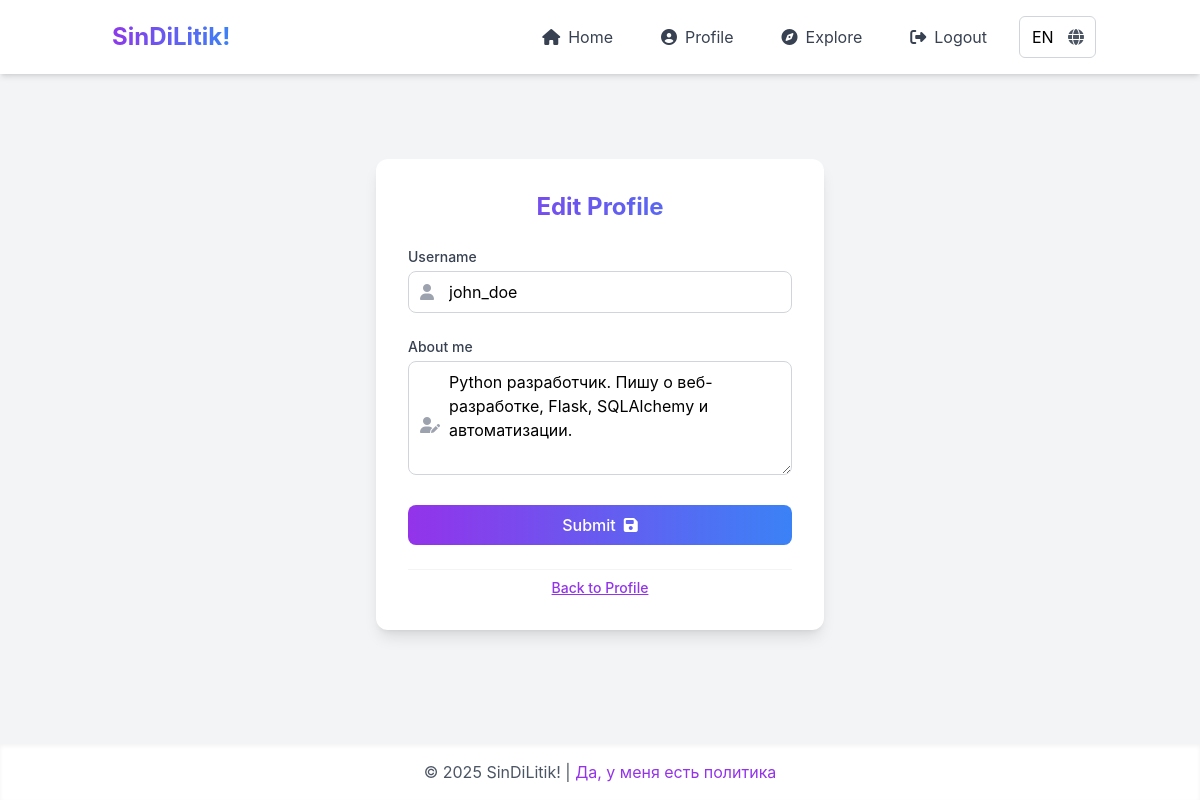
Screenshot of /edit_profile (signed in) with the database file from the repository.
### app/models.py (models this page shows, shortened)
class PaginatedAPIMixin(object):
    @staticmethod
    def to_collection_dict(query, page, per_page, endpoint, **kwargs):
        resources = db.paginate(query, page=page, per_page=per_page,
                                error_out=False)
        data = {
            'items': [item.to_dict() for item in resources.items],
            '_meta': {
                'page': page,
                'per_page': per_page,
                'total_pages': resources.pages,
                'total_items': resources.total
            },
            '_links': {
                'self': url_for(endpoint, page=page, per_page=per_page,
                                **kwargs),
                'next': url_for(endpoint, page=page + 1, per_page=per_page,
                                **kwargs) if resources.has_next else None,
                'prev': url_for(endpoint, page=page - 1, per_page=per_page,
                                **kwargs) if resources.has_prev else None
            }
        }
        return data

class User(PaginatedAPIMixin, UserMixin, db.Model):
    tablename = 'users'
    id: so.Mapped[int] = so.mapped_column(primary_key=True)
    username: so.Mapped[str] = so.mapped_column(sa.String(64), index=True, unique=True)
    email: so.Mapped[str] = so.mapped_column(sa.String(60), index=True, unique=True)
    password_hash: so.Mapped[Optional[str]] = so.mapped_column(sa.String(256))
    posts: so.WriteOnlyMapped['Post'] = so.relationship(back_populates='author')
    about_me: so.Mapped[Optional[str]] = so.mapped_column(sa.String(140))
    last_seen: so.Mapped[Optional[datetime]] = so.mapped_column(default=lambda: datetime.now(timezone.utc))
    token: so.Mapped[Optional[str]] = so.mapped_column(sa.String(32), index=True, unique=True)
    token_expiration: so.Mapped[Optional[datetime]]
    following: so.WriteOnlyMapped['User'] = so.relationship(
        secondary=followers,
        primaryjoin=(followers.c.follower_id == id),
        secondaryjoin=(followers.c.followed_id == id),
        back_populates='followers'
    )
    followers: so.WriteOnlyMapped['User'] = so.relationship(
        secondary=followers,
        primaryjoin=(followers.c.followed_id == id),
        secondaryjoin=(followers.c.follower_id == id),
        back_populates='following'
    )

### app/routes.py (the view)
@app.route('/edit_profile', methods=['GET', 'POST'])
@login_required
def edit_profile():
    form = EditProfileForm(current_user.username)
    if form.validate_on_submit():
        current_user.username = form.username.data
        current_user.about_me = form.about_me.data
        db.session.commit()
        flash(_('Your changes have been saved.'))
        return redirect(url_for('edit_profile'))
    elif request.method == 'GET':
        form.username.data = current_user.username
        form.about_me.data = current_user.about_me
    return render_template('edit_profile.html', title='Edit Profile', form=form)

### app/forms.py (shortened to what this page needs)
class EditProfileForm(FlaskForm):
    username = StringField(_l('Username'), validators=[DataRequired()])
    about_me = TextAreaField(_l('About me'), validators=[Length(min=0, max=140)])
    submit = SubmitField(_l('Submit'))
    def __init__(self, original_username, *args, **kwargs):
        super().__init__(*args, **kwargs)
        self.original_username = original_username

### app/__init__.py (called while the page is built)
def get_locale():
    if 'language' in session:
        return session['language']
    return request.accept_languages.best_match(app.config['LANGUAGES'])

@app.context_processor
def inject_view_args():
    return {
        'view_args': request.view_args if request else {}
    }

### app/models.py (called while the page is built)
@login.user_loader
def load_user(id):
    return db.session.get(User, int(id))

### app/routes.py (called while the page is built)
@app.context_processor
def inject_timezone():
    return dict(timezone=timezone, datetime=datetime)

@app.before_request
def before_request():
    if current_user.is_authenticated:
        current_user.last_seen = datetime.now(timezone.utc)
        db.session.commit()
        g.locale = str(get_locale())

@app.context_processor
def inject_lang():
    return {
        'current_lang': session.get('language', 'en')
    }

### app/templates/edit_profile.html (shortened to what this page needs)
{% extends "base.html" %}
{% block content %}
    <div class="flex justify-center items-center min-h-[calc(100vh-16rem)]">
        <div class="w-full max-w-md bg-white rounded-xl shadow-lg p-8 space-y-6 transition-all duration-300 hover:shadow-xl">
            <h1 class="text-2xl font-bold text-center text-transparent bg-clip-text bg-gradient-to-r from-purple-600 to-blue-500">
            </h1>
            <form action="" method="post" class="space-y-6">
                <div class="space-y-1">
                    {{ form.username.label(class="block text-sm font-medium text-gray-700") }}
                    <div class="relative">
                        <div class="absolute inset-y-0 left-0 pl-3 flex items-center pointer-events-none text-gray-400">
                        </div>
                        {{ form.username(class="w-full pl-10 px-4 py-2 rounded-lg border border-gray-300 focus:ring-2 focus:ring-purple-300 focus:border-purple-500 transition-shadow outline-none") }}
                    </div>
                </div>
                <div class="space-y-1">
                    {{ form.about_me.label(class="block text-sm font-medium text-gray-700") }}
                    <div class="relative">
                        <div class="absolute inset-y-0 left-0 pl-3 pt-2 flex items-center pointer-events-none text-gray-400">
                        </div>
                        {{ form.about_me(class="w-full pl-10 px-4 py-2 rounded-lg border border-gray-300 focus:ring-2 focus:ring-purple-300 focus:border-purple-500 transition-shadow outline-none", rows=4) }}
                    </div>
                </div>
                <div class="text-center">
                    <button type="submit"
                            class="relative w-full inline-flex items-center justify-center px-4 py-2 rounded-lg text-white font-medium overflow-hidden group">
                        <span class="absolute inset-0 bg-gradient-to-r from-purple-600 to-blue-500 animate-pulse"></span>
                        <span class="relative z-10 flex items-center">
                            {{ form.submit.label.text }}
                            <i class="fas fa-save ml-2"></i>
                        </span>
                    </button>
                </div>
            </form>
            <div class="text-center text-sm text-gray-500 pt-2 border-t border-gray-100">
                <a href="{{ url_for('user', username=current_user.username) }}"
                   class="text-purple-600 hover:text-purple-800 font-medium transition underline">
                    {{ _('Back to Profile') }}
                </a>
            </div>
        </div>
    </div>
{% endblock %}

### app/templates/base.html (style rules this page uses)
body { font-family: 'Inter', sans-serif; }

### rows the page displays
User: username "john_doe", about_me "Python разработчик. Пишу о веб-разработке, Flask, SQLAlchemy и автоматизации."

### other values shown
{{ moment().format('YYYY') }} "2025"
form field value "EN"
